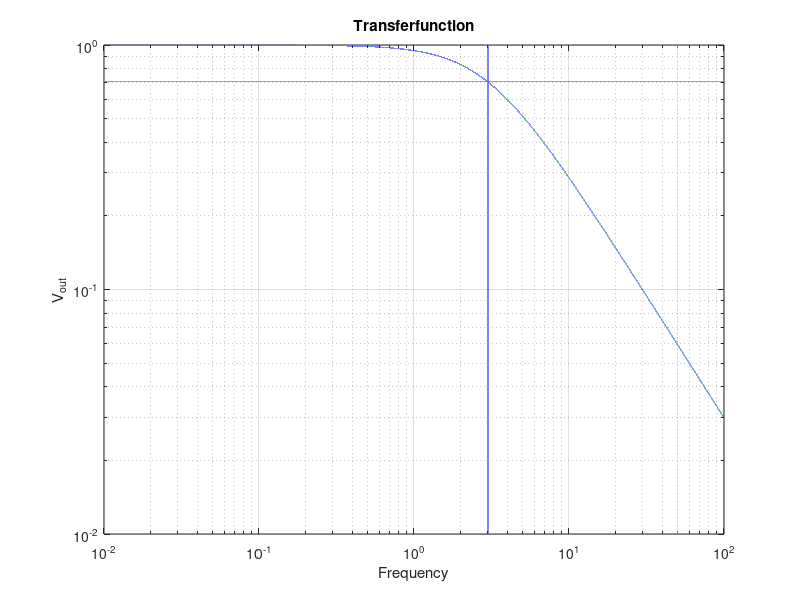
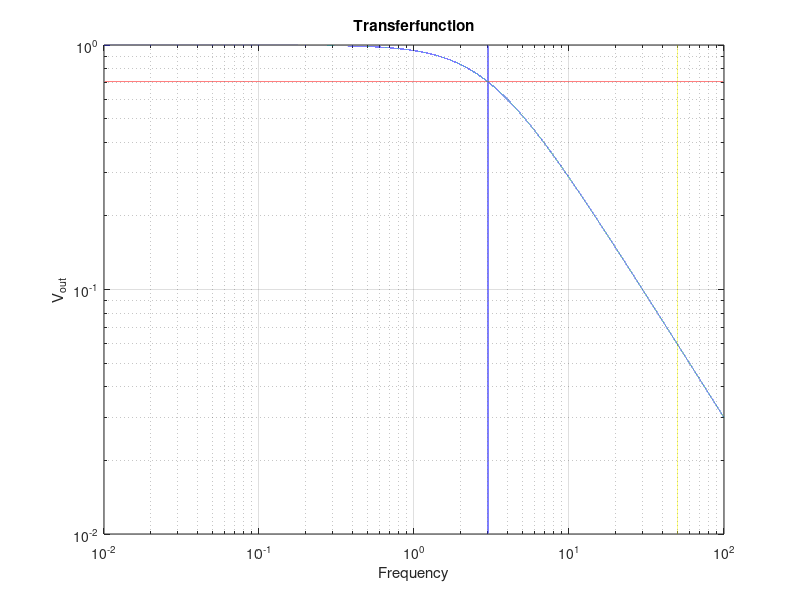

Reproduce these figures in MATLAB, in order.
close all
clc
clear all

c1 = 100e-15;
c2 = 50e-12;
fs = 9.4e3;
f = logspace(-2, 2, 1e5);
z = exp(j*2*pi*f*1/fs);

H = c1.*z./((c2+c1).*z-c2);

H2 = c1/c2.*z./(z-1+c1/c2);

loglog(f, abs(H))
hold on
loglog(f, ones(1,1e5)*1/sqrt(2))
yaxis = ylim;
loglog( ones(1,1e5)*50, logspace( log10(yaxis(1)), log10(yaxis(2)), 1e5 ) )
loglog( ones(1,1e5)*3, logspace( log10(yaxis(1)), log10(yaxis(2)), 1e5 ) )

grid on

title('Transferfunction')
xlabel('Frequency')
ylabel('V_{out}')

%ylim([1e-3, 1e0])

figure()
loglog(f, abs(H2))
hold on
loglog(f, ones(1,1e5)*1/sqrt(2))
yaxis = ylim;
loglog( ones(1,1e5)*50, logspace( log10(yaxis(1)), log10(yaxis(2)), 1e5 ) )
loglog( ones(1,1e5)*3, logspace( log10(yaxis(1)), log10(yaxis(2)), 1e5 ) )

grid on

title('Transferfunction')
xlabel('Frequency')
ylabel('V_{out}')

